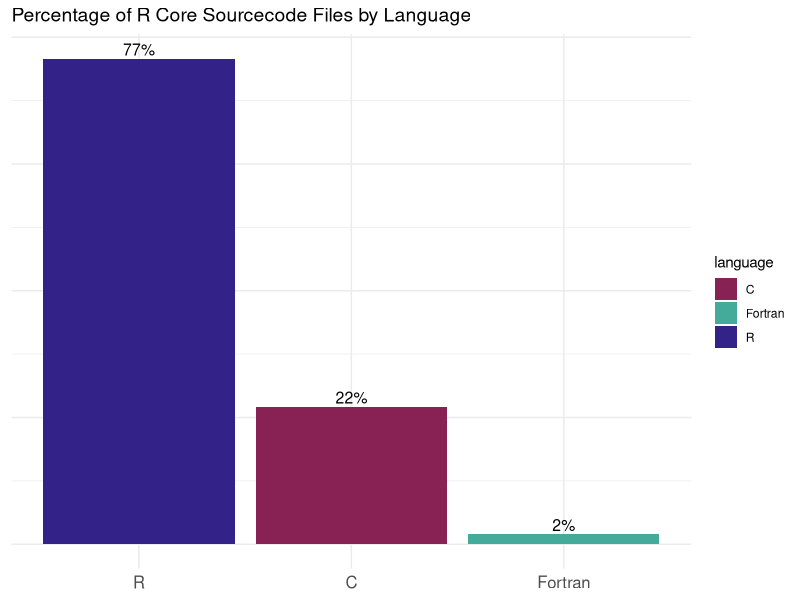
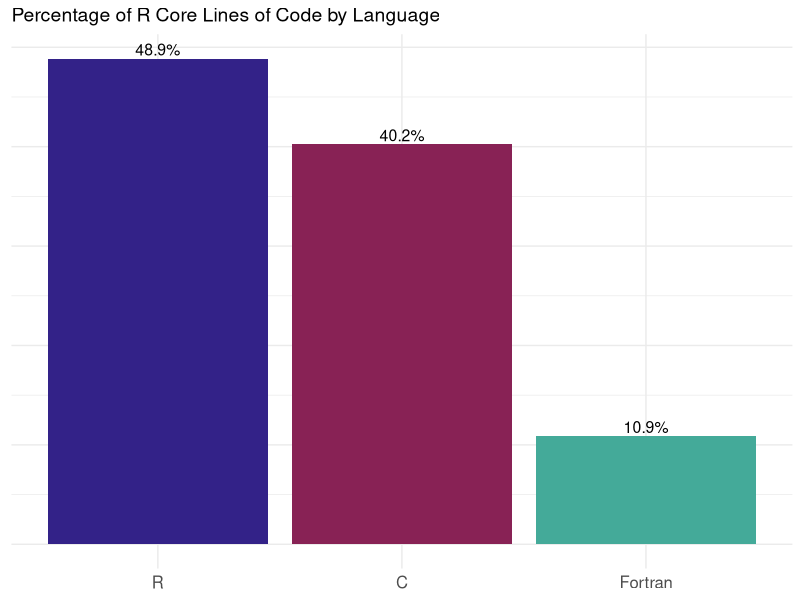

Write the R code that produced these figures, in order.
## ---- chunk 1
#| warning: false
library(dplyr)
library(stringr)

r_loc <-
  readr::read_table(here::here("til-r", "r-composition", "r_source_loc.csv"),
             col_names = c("language", "lines", "script")) |> 
  mutate(language = case_when(str_detect(language, "R,,") ~ "R",
                              str_detect(language, "C,,") ~ "C",
                              str_detect(language, "Fortran,,") ~ "Fortran"),
         lines = as.numeric(lines)) |> 
  distinct()

head(r_loc)
## ---- chunk 2
library(ggplot2)
library(forcats)

r_loc |> 
  filter(!is.na(language)) |> 
  group_by(language) |> 
  summarise (n = n()) |> 
  mutate(rel.freq =  n / sum(n), accuracy = 0.1) |> 
  ggplot(aes(x = fct_reorder(language, desc(rel.freq)), y = rel.freq, fill = language)) +
  geom_bar(stat = "identity") +
  geom_text(
    aes(label = scales::percent(rel.freq)),
    position = position_dodge(width = 0.9),
    vjust = -0.25,
    size = 4
  ) +
  theme_minimal() +
  labs(title = "Percentage of R Core Sourcecode Files by Language") +
  theme(plot.title = element_text(size = 14),
        axis.title.x = element_blank(),
        axis.title.y = element_blank(),
        axis.text.x = element_text(size = 12),
        axis.text.y = element_blank()) +
  scale_fill_manual(values = c("R" = "#332288", 
                               "C" = "#882255", 
                               "Fortran" = "#44AA99"))
## ---- chunk 3
r_loc |> 
  filter(!is.na(language)) |> 
  group_by(language) %>% 
  summarise(sum_lines = sum(lines, na.rm = TRUE)) |> 
  ungroup() |> 
  mutate(percent = sum_lines/sum(sum_lines)) |> 
  ggplot(aes(x = fct_reorder(language, desc(percent)), y = percent, fill = language)) +
  geom_bar(stat = "identity") +
  geom_text(
    aes(label = scales::percent(percent)),
    position = position_dodge(width = 0.9),
    vjust = -0.25,
    size = 4
  )+
  theme_minimal() +
  labs(title = "Percentage of R Core Lines of Code by Language") +
  theme(plot.title = element_text(size = 14),
        axis.title.x = element_blank(),
        axis.title.y = element_blank(),
        axis.text.x = element_text(size = 12),
        axis.text.y = element_blank(),
        legend.position = "none") +
  scale_fill_manual(values = c("R" = "#332288", 
                               "C" = "#882255", 
                               "Fortran" = "#44AA99"))
